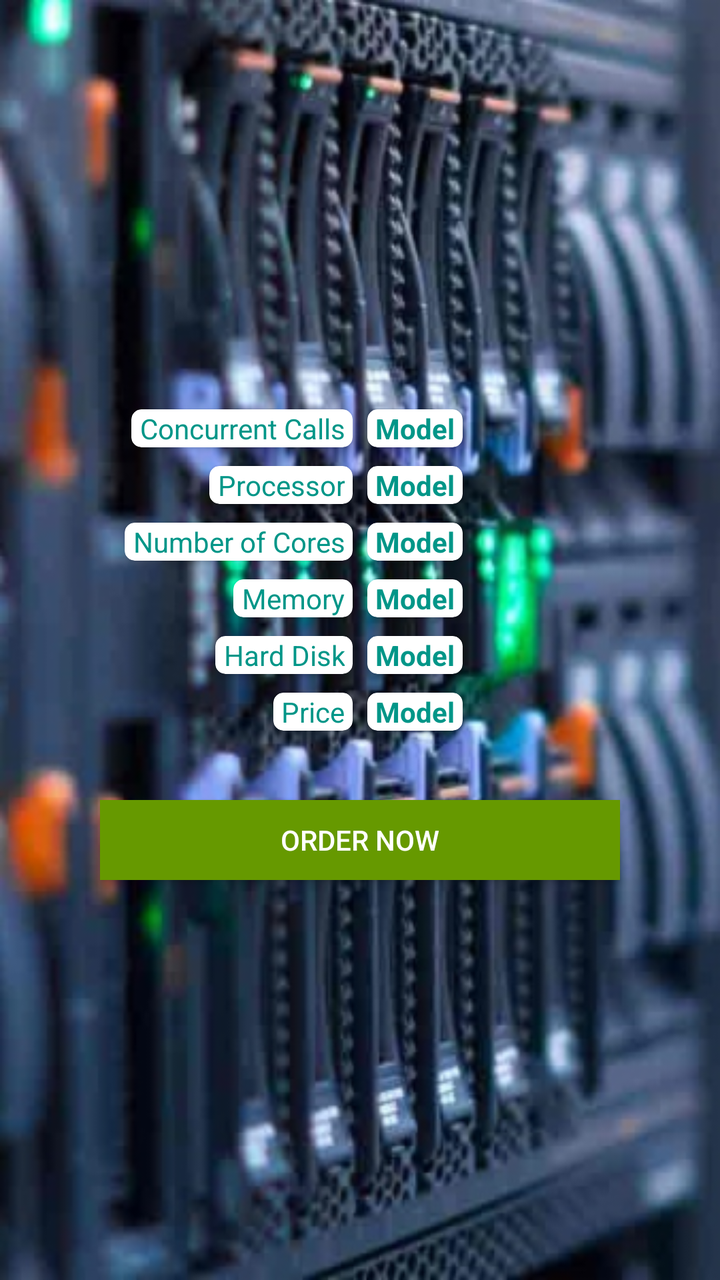
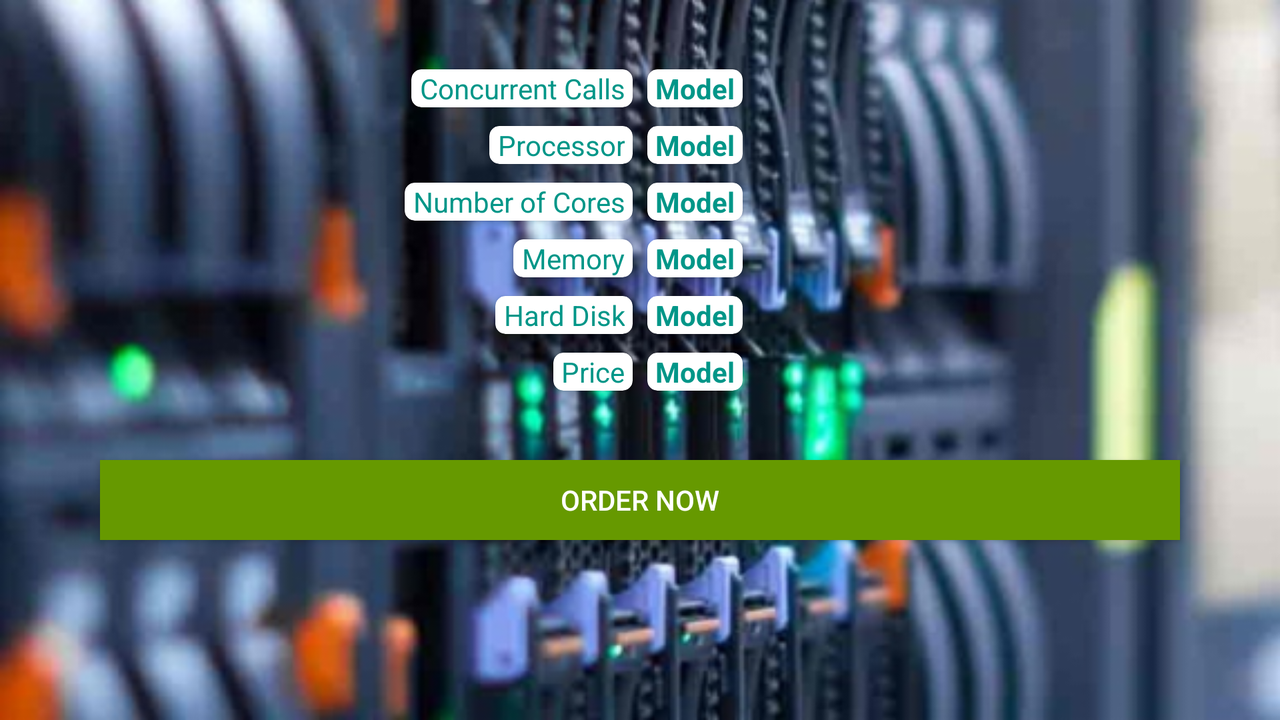

One screen, two layout resources from the same app: the default and the author's alternative for another configuration. Each is rendered where Android would select it; the XML of both is given below.
<!-- AndroidManifest.xml: application theme AppTheme -->
<!-- res/layout/activity_vos_buy.xml -->
<?xml version="1.0" encoding="utf-8"?>
<LinearLayout xmlns:android="http://schemas.android.com/apk/res/android"
    xmlns:card_view="http://schemas.android.com/apk/res-auto"
    xmlns:tools="http://schemas.android.com/tools"
    android:layout_width="match_parent"
    android:layout_height="match_parent"
    android:background="@drawable/dedicated"
    android:gravity="center"
    android:orientation="vertical"
    tools:context="com.maxxitsolution.a1networkspte.VOSBuyActivity">

    <LinearLayout
        android:layout_width="match_parent"
        android:layout_height="wrap_content"
        android:orientation="horizontal"
        android:weightSum="2">

        <LinearLayout
            android:layout_width="0dp"
            android:layout_height="wrap_content"
            android:layout_weight="1"
            android:gravity="right">

            <android.support.v7.widget.CardView
                android:layout_width="wrap_content"
                android:layout_height="wrap_content"
                card_view:cardCornerRadius="5dp"
                card_view:cardUseCompatPadding="true"
                card_view:contentPadding="0dp">

                <TextView
                    android:layout_width="match_parent"
                    android:layout_height="wrap_content"
                    android:layout_marginEnd="4dp"
                    android:layout_marginStart="4dp"
                    android:text="Concurrent Calls"
                    android:textAlignment="textEnd"
                    android:textColor="@color/colorPrimary" />
            </android.support.v7.widget.CardView>
        </LinearLayout>

        <LinearLayout
            android:layout_width="0dp"
            android:layout_height="wrap_content"
            android:layout_weight="1"
            android:gravity="left">

            <android.support.v7.widget.CardView
                android:layout_width="wrap_content"
                android:layout_height="wrap_content"
                card_view:cardCornerRadius="5dp"
                card_view:cardUseCompatPadding="true"
                card_view:contentPadding="0dp">

                <TextView
                    android:id="@+id/concurrentCalls"
                    android:layout_width="match_parent"
                    android:layout_height="wrap_content"
                    android:layout_marginEnd="4dp"
                    android:layout_marginStart="4dp"
                    android:text="Model"
                    android:textAlignment="textEnd"
                    android:textColor="@color/colorPrimary"
                    android:textStyle="bold" />
            </android.support.v7.widget.CardView>
        </LinearLayout>
    </LinearLayout>

    <LinearLayout
        android:layout_width="match_parent"
        android:layout_height="wrap_content"
        android:orientation="horizontal"
        android:weightSum="2">

        <LinearLayout
            android:layout_width="0dp"
            android:layout_height="wrap_content"
            android:layout_weight="1"
            android:gravity="right">

            <android.support.v7.widget.CardView
                android:layout_width="wrap_content"
                android:layout_height="wrap_content"
                card_view:cardCornerRadius="5dp"
                card_view:cardUseCompatPadding="true"
                card_view:contentPadding="0dp">

                <TextView
                    android:layout_width="match_parent"
                    android:layout_height="wrap_content"
                    android:layout_marginEnd="4dp"
                    android:layout_marginStart="4dp"
                    android:text="Processor"
                    android:textAlignment="textEnd"
                    android:textColor="@color/colorPrimary" />
            </android.support.v7.widget.CardView>
        </LinearLayout>

        <LinearLayout
            android:layout_width="0dp"
            android:layout_height="wrap_content"
            android:layout_weight="1"
            android:gravity="left">

            <android.support.v7.widget.CardView
                android:layout_width="wrap_content"
                android:layout_height="wrap_content"
                card_view:cardCornerRadius="5dp"
                card_view:cardUseCompatPadding="true"
                card_view:contentPadding="0dp">

                <TextView
                    android:id="@+id/processor"
                    android:layout_width="match_parent"
                    android:layout_height="wrap_content"
                    android:layout_marginEnd="4dp"
                    android:layout_marginStart="4dp"
                    android:text="Model"
                    android:textAlignment="textEnd"
                    android:textColor="@color/colorPrimary"
                    android:textStyle="bold" />
            </android.support.v7.widget.CardView>
        </LinearLayout>
    </LinearLayout>

    <LinearLayout
        android:layout_width="match_parent"
        android:layout_height="wrap_content"
        android:orientation="horizontal"
        android:weightSum="2">

        <LinearLayout
            android:layout_width="0dp"
            android:layout_height="wrap_content"
            android:layout_weight="1"
            android:gravity="right">

            <android.support.v7.widget.CardView
                android:layout_width="wrap_content"
                android:layout_height="wrap_content"
                card_view:cardCornerRadius="5dp"
                card_view:cardUseCompatPadding="true"
                card_view:contentPadding="0dp">

                <TextView
                    android:layout_width="match_parent"
                    android:layout_height="wrap_content"
                    android:layout_marginEnd="4dp"
                    android:layout_marginStart="4dp"
                    android:text="Number of Cores"
                    android:textAlignment="textEnd"
                    android:textColor="@color/colorPrimary" />
            </android.support.v7.widget.CardView>
        </LinearLayout>

        <LinearLayout
            android:layout_width="0dp"
            android:layout_height="wrap_content"
            android:layout_weight="1"
            android:gravity="left">

            <android.support.v7.widget.CardView
                android:layout_width="wrap_content"
                android:layout_height="wrap_content"
                card_view:cardCornerRadius="5dp"
                card_view:cardUseCompatPadding="true"
                card_view:contentPadding="0dp">

                <TextView
                    android:id="@+id/cores"
                    android:layout_width="match_parent"
                    android:layout_height="wrap_content"
                    android:layout_marginEnd="4dp"
                    android:layout_marginStart="4dp"
                    android:text="Model"
                    android:textAlignment="textEnd"
                    android:textColor="@color/colorPrimary"
                    android:textStyle="bold" />
            </android.support.v7.widget.CardView>
        </LinearLayout>
    </LinearLayout>

    <LinearLayout
        android:layout_width="match_parent"
        android:layout_height="wrap_content"
        android:orientation="horizontal"
        android:weightSum="2">

        <LinearLayout
            android:layout_width="0dp"
            android:layout_height="wrap_content"
            android:layout_weight="1"
            android:gravity="right">

            <android.support.v7.widget.CardView
                android:layout_width="wrap_content"
                android:layout_height="wrap_content"
                card_view:cardCornerRadius="5dp"
                card_view:cardUseCompatPadding="true"
                card_view:contentPadding="0dp">

                <TextView
                    android:layout_width="match_parent"
                    android:layout_height="wrap_content"
                    android:layout_marginEnd="4dp"
                    android:layout_marginStart="4dp"
                    android:text="Memory"
                    android:textAlignment="textEnd"
                    android:textColor="@color/colorPrimary" />
            </android.support.v7.widget.CardView>
        </LinearLayout>

        <LinearLayout
            android:layout_width="0dp"
            android:layout_height="wrap_content"
            android:layout_weight="1"
            android:gravity="left">

            <android.support.v7.widget.CardView
                android:layout_width="wrap_content"
                android:layout_height="wrap_content"
                card_view:cardCornerRadius="5dp"
                card_view:cardUseCompatPadding="true"
                card_view:contentPadding="0dp">

                <TextView
                    android:id="@+id/memory"
                    android:layout_width="match_parent"
                    android:layout_height="wrap_content"
                    android:layout_marginEnd="4dp"
                    android:layout_marginStart="4dp"
                    android:text="Model"
                    android:textAlignment="textEnd"
                    android:textColor="@color/colorPrimary"
                    android:textStyle="bold" />
            </android.support.v7.widget.CardView>
        </LinearLayout>
    </LinearLayout>

    <LinearLayout
        android:layout_width="match_parent"
        android:layout_height="wrap_content"
        android:orientation="horizontal"
        android:weightSum="2">

        <LinearLayout
            android:layout_width="0dp"
            android:layout_height="wrap_content"
            android:layout_weight="1"
            android:gravity="right">

            <android.support.v7.widget.CardView
                android:layout_width="wrap_content"
                android:layout_height="wrap_content"
                card_view:cardCornerRadius="5dp"
                card_view:cardUseCompatPadding="true"
                card_view:contentPadding="0dp">

                <TextView
                    android:layout_width="match_parent"
                    android:layout_height="wrap_content"
                    android:layout_marginEnd="4dp"
                    android:layout_marginStart="4dp"
                    android:text="Hard Disk"
                    android:textAlignment="textEnd"
                    android:textColor="@color/colorPrimary" />
            </android.support.v7.widget.CardView>
        </LinearLayout>

        <LinearLayout
            android:layout_width="0dp"
            android:layout_height="wrap_content"
            android:layout_weight="1"
            android:gravity="left">

            <android.support.v7.widget.CardView
                android:layout_width="wrap_content"
                android:layout_height="wrap_content"
                card_view:cardCornerRadius="5dp"
                card_view:cardUseCompatPadding="true"
                card_view:contentPadding="0dp">

                <TextView
                    android:id="@+id/hardDisk"
                    android:layout_width="match_parent"
                    android:layout_height="wrap_content"
                    android:layout_marginEnd="4dp"
                    android:layout_marginStart="4dp"
                    android:text="Model"
                    android:textAlignment="textEnd"
                    android:textColor="@color/colorPrimary"
                    android:textStyle="bold" />
            </android.support.v7.widget.CardView>
        </LinearLayout>
    </LinearLayout>

    <LinearLayout
        android:layout_width="match_parent"
        android:layout_height="wrap_content"
        android:orientation="horizontal"
        android:weightSum="2">

        <LinearLayout
            android:layout_width="0dp"
            android:layout_height="wrap_content"
            android:layout_weight="1"
            android:gravity="right">

            <android.support.v7.widget.CardView
                android:layout_width="wrap_content"
                android:layout_height="wrap_content"
                card_view:cardCornerRadius="5dp"
                card_view:cardUseCompatPadding="true"
                card_view:contentPadding="0dp">

                <TextView
                    android:layout_width="match_parent"
                    android:layout_height="wrap_content"
                    android:layout_marginEnd="4dp"
                    android:layout_marginStart="4dp"
                    android:text="Price"
                    android:textAlignment="textEnd"
                    android:textColor="@color/colorPrimary" />
            </android.support.v7.widget.CardView>
        </LinearLayout>

        <LinearLayout
            android:layout_width="0dp"
            android:layout_height="wrap_content"
            android:layout_weight="1"
            android:gravity="left">

            <android.support.v7.widget.CardView
                android:layout_width="wrap_content"
                android:layout_height="wrap_content"
                card_view:cardCornerRadius="5dp"
                card_view:cardUseCompatPadding="true"
                card_view:contentPadding="0dp">

                <TextView
                    android:id="@+id/price"
                    android:layout_width="match_parent"
                    android:layout_height="wrap_content"
                    android:layout_marginEnd="4dp"
                    android:layout_marginStart="4dp"
                    android:text="Model"
                    android:textAlignment="textEnd"
                    android:textColor="@color/colorPrimary"
                    android:textStyle="bold" />
            </android.support.v7.widget.CardView>
        </LinearLayout>
    </LinearLayout>

    <Button
        android:id="@+id/vosOrder"
        android:layout_width="match_parent"
        android:layout_height="40dp"
        android:layout_marginLeft="50dp"
        android:layout_marginRight="50dp"
        android:layout_marginTop="30dp"
        android:background="@android:color/holo_green_dark"
        android:text="Order Now"
        android:textColor="@android:color/white" />
</LinearLayout>
<!-- resources referenced by this layout -->
<resources>
  <color name="colorPrimary">#009688</color>
  <!-- drawable dedicated: png bitmap (drawable-hdpi, 124057 bytes) -->
  <style name="AppTheme" parent="Theme.AppCompat.Light.DarkActionBar">
          
          <item name="colorPrimary">@color/colorPrimary</item>
          <item name="colorPrimaryDark">@color/colorPrimaryDark</item>
          <item name="colorAccent">@color/colorAccent</item>
      </style>
  <color name="colorPrimaryDark">#00695C</color>
  <color name="colorAccent">#1DE9B6</color>
</resources>
<!-- res/layout-land/activity_vos_buy.xml (the author's variant of the layout above) -->
<!-- drawn on the phone turned sideways -->
<?xml version="1.0" encoding="utf-8"?>
<ScrollView xmlns:android="http://schemas.android.com/apk/res/android"
    xmlns:card_view="http://schemas.android.com/apk/res-auto"
    xmlns:tools="http://schemas.android.com/tools"
    android:layout_width="match_parent"
    android:layout_height="match_parent"
    android:background="@drawable/dedicated_land"
    tools:context="com.maxxitsolution.a1networkspte.VOSBuyActivity">

    <LinearLayout
        android:layout_width="match_parent"
        android:layout_height="match_parent"
        android:gravity="center"
        android:orientation="vertical">

        <LinearLayout
            android:layout_width="match_parent"
            android:layout_height="wrap_content"
            android:layout_marginTop="30dp"
            android:orientation="horizontal"
            android:weightSum="2">

            <LinearLayout
                android:layout_width="0dp"
                android:layout_height="wrap_content"
                android:layout_weight="1"
                android:gravity="right">

                <android.support.v7.widget.CardView
                    android:layout_width="wrap_content"
                    android:layout_height="wrap_content"
                    card_view:cardCornerRadius="5dp"
                    card_view:cardUseCompatPadding="true"
                    card_view:contentPadding="0dp">

                    <TextView
                        android:layout_width="match_parent"
                        android:layout_height="wrap_content"
                        android:layout_marginEnd="4dp"
                        android:layout_marginStart="4dp"
                        android:text="Concurrent Calls"
                        android:textAlignment="textEnd"
                        android:textColor="@color/colorPrimary" />
                </android.support.v7.widget.CardView>
            </LinearLayout>

            <LinearLayout
                android:layout_width="0dp"
                android:layout_height="wrap_content"
                android:layout_weight="1"
                android:gravity="left">

                <android.support.v7.widget.CardView
                    android:layout_width="wrap_content"
                    android:layout_height="wrap_content"
                    card_view:cardCornerRadius="5dp"
                    card_view:cardUseCompatPadding="true"
                    card_view:contentPadding="0dp">

                    <TextView
                        android:id="@+id/concurrentCalls"
                        android:layout_width="match_parent"
                        android:layout_height="wrap_content"
                        android:layout_marginEnd="4dp"
                        android:layout_marginStart="4dp"
                        android:text="Model"
                        android:textAlignment="textEnd"
                        android:textColor="@color/colorPrimary"
                        android:textStyle="bold" />
                </android.support.v7.widget.CardView>
            </LinearLayout>
        </LinearLayout>

        <LinearLayout
            android:layout_width="match_parent"
            android:layout_height="wrap_content"
            android:orientation="horizontal"
            android:weightSum="2">

            <LinearLayout
                android:layout_width="0dp"
                android:layout_height="wrap_content"
                android:layout_weight="1"
                android:gravity="right">

                <android.support.v7.widget.CardView
                    android:layout_width="wrap_content"
                    android:layout_height="wrap_content"
                    card_view:cardCornerRadius="5dp"
                    card_view:cardUseCompatPadding="true"
                    card_view:contentPadding="0dp">

                    <TextView
                        android:layout_width="match_parent"
                        android:layout_height="wrap_content"
                        android:layout_marginEnd="4dp"
                        android:layout_marginStart="4dp"
                        android:text="Processor"
                        android:textAlignment="textEnd"
                        android:textColor="@color/colorPrimary" />
                </android.support.v7.widget.CardView>
            </LinearLayout>

            <LinearLayout
                android:layout_width="0dp"
                android:layout_height="wrap_content"
                android:layout_weight="1"
                android:gravity="left">

                <android.support.v7.widget.CardView
                    android:layout_width="wrap_content"
                    android:layout_height="wrap_content"
                    card_view:cardCornerRadius="5dp"
                    card_view:cardUseCompatPadding="true"
                    card_view:contentPadding="0dp">

                    <TextView
                        android:id="@+id/processor"
                        android:layout_width="match_parent"
                        android:layout_height="wrap_content"
                        android:layout_marginEnd="4dp"
                        android:layout_marginStart="4dp"
                        android:text="Model"
                        android:textAlignment="textEnd"
                        android:textColor="@color/colorPrimary"
                        android:textStyle="bold" />
                </android.support.v7.widget.CardView>
            </LinearLayout>
        </LinearLayout>

        <LinearLayout
            android:layout_width="match_parent"
            android:layout_height="wrap_content"
            android:orientation="horizontal"
            android:weightSum="2">

            <LinearLayout
                android:layout_width="0dp"
                android:layout_height="wrap_content"
                android:layout_weight="1"
                android:gravity="right">

                <android.support.v7.widget.CardView
                    android:layout_width="wrap_content"
                    android:layout_height="wrap_content"
                    card_view:cardCornerRadius="5dp"
                    card_view:cardUseCompatPadding="true"
                    card_view:contentPadding="0dp">

                    <TextView
                        android:layout_width="match_parent"
                        android:layout_height="wrap_content"
                        android:layout_marginEnd="4dp"
                        android:layout_marginStart="4dp"
                        android:text="Number of Cores"
                        android:textAlignment="textEnd"
                        android:textColor="@color/colorPrimary" />
                </android.support.v7.widget.CardView>
            </LinearLayout>

            <LinearLayout
                android:layout_width="0dp"
                android:layout_height="wrap_content"
                android:layout_weight="1"
                android:gravity="left">

                <android.support.v7.widget.CardView
                    android:layout_width="wrap_content"
                    android:layout_height="wrap_content"
                    card_view:cardCornerRadius="5dp"
                    card_view:cardUseCompatPadding="true"
                    card_view:contentPadding="0dp">

                    <TextView
                        android:id="@+id/cores"
                        android:layout_width="match_parent"
                        android:layout_height="wrap_content"
                        android:layout_marginEnd="4dp"
                        android:layout_marginStart="4dp"
                        android:text="Model"
                        android:textAlignment="textEnd"
                        android:textColor="@color/colorPrimary"
                        android:textStyle="bold" />
                </android.support.v7.widget.CardView>
            </LinearLayout>
        </LinearLayout>

        <LinearLayout
            android:layout_width="match_parent"
            android:layout_height="wrap_content"
            android:orientation="horizontal"
            android:weightSum="2">

            <LinearLayout
                android:layout_width="0dp"
                android:layout_height="wrap_content"
                android:layout_weight="1"
                android:gravity="right">

                <android.support.v7.widget.CardView
                    android:layout_width="wrap_content"
                    android:layout_height="wrap_content"
                    card_view:cardCornerRadius="5dp"
                    card_view:cardUseCompatPadding="true"
                    card_view:contentPadding="0dp">

                    <TextView
                        android:layout_width="match_parent"
                        android:layout_height="wrap_content"
                        android:layout_marginEnd="4dp"
                        android:layout_marginStart="4dp"
                        android:text="Memory"
                        android:textAlignment="textEnd"
                        android:textColor="@color/colorPrimary" />
                </android.support.v7.widget.CardView>
            </LinearLayout>

            <LinearLayout
                android:layout_width="0dp"
                android:layout_height="wrap_content"
                android:layout_weight="1"
                android:gravity="left">

                <android.support.v7.widget.CardView
                    android:layout_width="wrap_content"
                    android:layout_height="wrap_content"
                    card_view:cardCornerRadius="5dp"
                    card_view:cardUseCompatPadding="true"
                    card_view:contentPadding="0dp">

                    <TextView
                        android:id="@+id/memory"
                        android:layout_width="match_parent"
                        android:layout_height="wrap_content"
                        android:layout_marginEnd="4dp"
                        android:layout_marginStart="4dp"
                        android:text="Model"
                        android:textAlignment="textEnd"
                        android:textColor="@color/colorPrimary"
                        android:textStyle="bold" />
                </android.support.v7.widget.CardView>
            </LinearLayout>
        </LinearLayout>

        <LinearLayout
            android:layout_width="match_parent"
            android:layout_height="wrap_content"
            android:orientation="horizontal"
            android:weightSum="2">

            <LinearLayout
                android:layout_width="0dp"
                android:layout_height="wrap_content"
                android:layout_weight="1"
                android:gravity="right">

                <android.support.v7.widget.CardView
                    android:layout_width="wrap_content"
                    android:layout_height="wrap_content"
                    card_view:cardCornerRadius="5dp"
                    card_view:cardUseCompatPadding="true"
                    card_view:contentPadding="0dp">

                    <TextView
                        android:layout_width="match_parent"
                        android:layout_height="wrap_content"
                        android:layout_marginEnd="4dp"
                        android:layout_marginStart="4dp"
                        android:text="Hard Disk"
                        android:textAlignment="textEnd"
                        android:textColor="@color/colorPrimary" />
                </android.support.v7.widget.CardView>
            </LinearLayout>

            <LinearLayout
                android:layout_width="0dp"
                android:layout_height="wrap_content"
                android:layout_weight="1"
                android:gravity="left">

                <android.support.v7.widget.CardView
                    android:layout_width="wrap_content"
                    android:layout_height="wrap_content"
                    card_view:cardCornerRadius="5dp"
                    card_view:cardUseCompatPadding="true"
                    card_view:contentPadding="0dp">

                    <TextView
                        android:id="@+id/hardDisk"
                        android:layout_width="match_parent"
                        android:layout_height="wrap_content"
                        android:layout_marginEnd="4dp"
                        android:layout_marginStart="4dp"
                        android:text="Model"
                        android:textAlignment="textEnd"
                        android:textColor="@color/colorPrimary"
                        android:textStyle="bold" />
                </android.support.v7.widget.CardView>
            </LinearLayout>
        </LinearLayout>

        <LinearLayout
            android:layout_width="match_parent"
            android:layout_height="wrap_content"
            android:orientation="horizontal"
            android:weightSum="2">

            <LinearLayout
                android:layout_width="0dp"
                android:layout_height="wrap_content"
                android:layout_weight="1"
                android:gravity="right">

                <android.support.v7.widget.CardView
                    android:layout_width="wrap_content"
                    android:layout_height="wrap_content"
                    card_view:cardCornerRadius="5dp"
                    card_view:cardUseCompatPadding="true"
                    card_view:contentPadding="0dp">

                    <TextView
                        android:layout_width="match_parent"
                        android:layout_height="wrap_content"
                        android:layout_marginEnd="4dp"
                        android:layout_marginStart="4dp"
                        android:text="Price"
                        android:textAlignment="textEnd"
                        android:textColor="@color/colorPrimary" />
                </android.support.v7.widget.CardView>
            </LinearLayout>

            <LinearLayout
                android:layout_width="0dp"
                android:layout_height="wrap_content"
                android:layout_weight="1"
                android:gravity="left">

                <android.support.v7.widget.CardView
                    android:layout_width="wrap_content"
                    android:layout_height="wrap_content"
                    card_view:cardCornerRadius="5dp"
                    card_view:cardUseCompatPadding="true"
                    card_view:contentPadding="0dp">

                    <TextView
                        android:id="@+id/price"
                        android:layout_width="match_parent"
                        android:layout_height="wrap_content"
                        android:layout_marginEnd="4dp"
                        android:layout_marginStart="4dp"
                        android:text="Model"
                        android:textAlignment="textEnd"
                        android:textColor="@color/colorPrimary"
                        android:textStyle="bold" />
                </android.support.v7.widget.CardView>
            </LinearLayout>
        </LinearLayout>

        <Button
            android:id="@+id/vosOrder"
            android:layout_width="match_parent"
            android:layout_height="40dp"
            android:layout_marginBottom="30dp"
            android:layout_marginLeft="50dp"
            android:layout_marginRight="50dp"
            android:layout_marginTop="30dp"
            android:background="@android:color/holo_green_dark"
            android:text="Order Now"
            android:textColor="@android:color/white" />
    </LinearLayout>
</ScrollView>
<!-- resources referenced by the variant -->
<!-- as the phone turned sideways resolves them -->
<resources>
  <color name="colorPrimary">#009688</color>
  <!-- drawable dedicated_land: png bitmap (drawable-hdpi, 121005 bytes) -->
  <style name="AppTheme" parent="Theme.AppCompat.Light.DarkActionBar">
          
          <item name="colorPrimary">@color/colorPrimary</item>
          <item name="colorPrimaryDark">@color/colorPrimaryDark</item>
          <item name="colorAccent">@color/colorAccent</item>
      </style>
  <color name="colorPrimaryDark">#00695C</color>
  <color name="colorAccent">#1DE9B6</color>
</resources>
